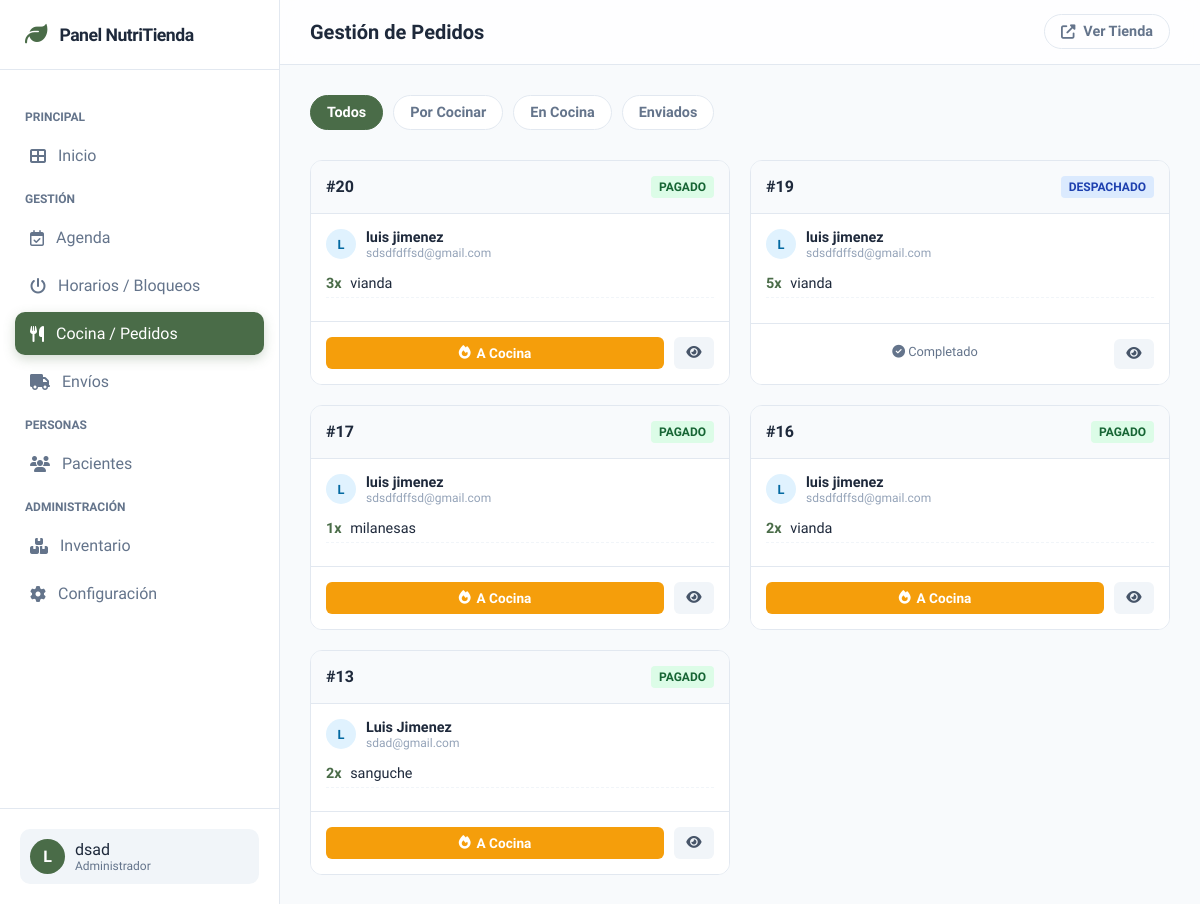
Screenshot of /panel/cocina/ (signed in) with the database file from the repository.
### carrito/models.py (models this page shows, shortened)
class Pedido(models.Model):
    ESTADOS_PEDIDO = (
        ('pendiente', 'Pendiente de Pago'),
        ('pagado', 'Pagado'),
        ('en_preparacion', 'En Preparación'),
        ('despachado', 'Despachado'),
        ('cancelado', 'Cancelado'),
    )
    cliente = models.ForeignKey(User, on_delete=models.SET_NULL, null=True, blank=True)
    fecha_creacion = models.DateTimeField(auto_now_add=True)
    total = models.DecimalField(max_digits=10, decimal_places=2, help_text="Total final (Subtotal + Envío)")
    costo_envio = models.DecimalField(max_digits=10, decimal_places=2, default=0)
    metodo_envio_elegido = models.CharField(max_length=100, blank=True, null=True, default="Retiro")
    estado = models.CharField(max_length=20, choices=ESTADOS_PEDIDO, default='pendiente')
    direccion_envio = models.CharField(max_length=255, null=True, blank=True)
    ciudad_envio = models.CharField(max_length=100, null=True, blank=True)
    codigo_postal_envio = models.CharField(max_length=10, null=True, blank=True)
    telefono_contacto = models.CharField(max_length=20, null=True, blank=True)
    codigo_seguimiento = models.CharField(max_length=100, blank=True, null=True, help_text="Código de seguimiento manual")
    class Meta:
        verbose_name = "Pedido"
        verbose_name_plural = "Pedidos"

class ItemPedido(models.Model):
    pedido = models.ForeignKey(Pedido, related_name='items', on_delete=models.CASCADE)
    producto = models.ForeignKey(Producto, on_delete=models.SET_NULL, null=True)
    cantidad = models.PositiveIntegerField()
    precio_unitario = models.DecimalField(max_digits=10, decimal_places=2)

### productos/models.py (models this page shows, shortened)
class Producto(models.Model):
    nombre = models.CharField(max_length=100)
    categoria = models.ForeignKey(Categoria, on_delete=models.SET_NULL, null=True, blank=True)
    descripcion = models.TextField(blank=True, null=True)
    precio = models.DecimalField(max_digits=10, decimal_places=2)
    imagen = ProcessedImageField(
        upload_to='productos/',
        processors=[Transpose(), ResizeToFit(width=1024, height=1024)],
        format='WEBP',
        options={'quality': 85},
        blank=True, null=True
    )
    stock = models.PositiveIntegerField(default=0, help_text="Cantidad disponible en inventario")
    disponible = models.BooleanField(default=True)
    destacado = models.BooleanField(default=False)
    es_vegetariano = models.BooleanField(default=False, verbose_name="Apto Vegetariano")
    es_vegano = models.BooleanField(default=False, verbose_name="Apto Vegano")
    es_sin_tacc = models.BooleanField(default=False, verbose_name="Apto Celíaco (Sin TACC)")
    favoritos = models.ManyToManyField(User, related_name='productos_favoritos', blank=True)

### panel_gestor/views.py (the view)
# urls.py: path('cocina/', views.cocina_panel, name='panel_cocina'),
@staff_member_required
def cocina_panel(request):
    estado_filter = request.GET.get('estado')
    if estado_filter:
        pedidos = Pedido.objects.filter(estado=estado_filter).order_by('-fecha_creacion')
    else:
        pedidos = Pedido.objects.filter(
            estado__in=['pagado', 'en_preparacion', 'despachado']
        ).order_by('-fecha_creacion')
    context = {
        'pedidos': pedidos,
        'estado_actual': estado_filter,
    }
    return render(request, 'panel_gestor/cocina.html', context)

### configuracion/context_processors.py (called while the page is built)
def apariencia_context(request):
    config = AparienciaConfig.objects.first()
    if not config:
        config_data = {
            'logo_sitio': None,
            'color_fondo_body': '#ECF0E5',
            'navbar_color_fondo': '#FFFFFF',
            'navbar_color_enlaces': '#555555',
            'boton_color_principal_fondo': '#78857A',
            'boton_color_principal_texto': '#FFFFFF',
            'boton_color_principal_hover': '#647066',
            'boton_color_secundario_borde': '#78857A',
             'color_carrito_activo': '#E74C3C',
        }
    else:
        config_data = config
    return {'apariencia_config': config_data}

### templates/panel_gestor/cocina.html (shortened to what this page needs)
{% extends 'panel_gestor/base_panel.html' %}
{% load static %}
{% block title %}Gestión de Pedidos{% endblock %}
{% block panel_content %}
    <div class="filters-bar">
        <a href="{% url 'panel_cocina' %}" class="filter-btn {% if not estado_actual %}active{% endif %}">Todos</a>
        <a href="?estado=pagado" class="filter-btn {% if estado_actual == 'pagado' %}active{% endif %}">Por Cocinar</a>
        <a href="?estado=en_preparacion" class="filter-btn {% if estado_actual == 'en_preparacion' %}active{% endif %}">En Cocina</a>
        <a href="?estado=despachado" class="filter-btn {% if estado_actual == 'despachado' %}active{% endif %}">Enviados</a>
    </div>
    <div class="pedidos-grid">
        {% for pedido in pedidos %}
        <div class="pedido-card">
            <div class="card-header-p">
                <span class="pedido-id">#{{ pedido.id }}</span>
                <span class="status-badge st-{{ pedido.estado }}">
                    {% if pedido.estado == 'pagado' %}Pagado{% elif pedido.estado == 'en_preparacion' %}Cocinando{% else %}{{ pedido.get_estado_display }}{% endif %}
                </span>
            </div>
            <div class="card-body-p">
                <div class="cliente-info">
                    <div class="avatar-mini">
                        {{ pedido.cliente.first_name|default:pedido.cliente.username|slice:":1"|upper }}
                    </div>
                    <div>
                        <div style="font-weight: 600; font-size: 0.9rem;">
                            {{ pedido.cliente.first_name }} {{ pedido.cliente.last_name }}
                        </div>
                        <div style="font-size: 0.75rem; color: #94a3b8;">{{ pedido.cliente.email }}</div>
                    </div>
                </div>
                <ul class="items-list">
                    {% for item in pedido.items.all %}
                    <li class="item-row">
                        <span><span class="item-cant">{{ item.cantidad }}x</span> {{ item.producto.nombre }}</span>
                    </li>
                    {% endfor %}
                </ul>
            </div>
            <div class="card-footer-p">
                <div class="actions-row">
                    {% if pedido.estado == 'pagado' %}
                        <a href="{% url 'cambiar_estado_pedido' pedido.id 'en_preparacion' %}" class="btn-action btn-cocinar">
                            <i class="fas fa-fire"></i> A Cocina
                        </a>
                    {% elif pedido.estado == 'en_preparacion' %}
                        <a href="{% url 'cambiar_estado_pedido' pedido.id 'despachado' %}" class="btn-action btn-despachar">
                            <i class="fas fa-box-open"></i> Despachar
                        </a>
                    {% elif pedido.estado == 'despachado' %}
                         <span style="font-size: 0.8rem; color: #64748b; width: 100%; text-align: center; padding: 5px;">
                            <i class="fas fa-check-circle"></i> Completado
                         </span>
                    {% endif %}
                    <button type="button"
                            class="btn-action btn-ver"
                            data-id="{{ pedido.id }}"
                            onclick="abrirModalDetalle(this)"
                            title="Ver Detalle Completo">
                        <i class="fas fa-eye"></i>
                    </button>
                </div>
            </div>
        </div>
        {% empty %}
        <div style="grid-column: 1 / -1; text-align: center; padding: 50px; color: #94a3b8;">
            <i class="fas fa-check-circle" style="font-size: 3rem; margin-bottom: 10px; opacity: 0.5;"></i>
            <p>¡Todo listo! No hay pedidos pendientes en esta categoría.</p>
        </div>
        {% endfor %}
    </div>
{% endblock %}

### templates/panel_gestor/base_panel.html (shortened to what this page needs)
{% load static %}
<!DOCTYPE html>
<html lang="es">
<head>
    <link rel="stylesheet" href="https://cdnjs.cloudflare.com/ajax/libs/font-awesome/6.4.0/css/all.min.css">
</head>
<body>
    <nav class="sidebar" id="sidebar">
        <div class="sidebar-header">
            <i class="fas fa-leaf logo-icon"></i>
            <span class="logo-text">Panel NutriTienda</span>
        </div>
        <div class="sidebar-menu">
            <span class="menu-label">Principal</span>
            <a href="{% url 'panel_home' %}" class="menu-item {% if request.resolver_match.url_name == 'panel_home' %}active{% endif %}">
                <i class="fas fa-th-large"></i> Inicio
            </a>
            <span class="menu-label">Gestión</span>
            <a href="{% url 'panel_agenda' %}" class="menu-item {% if request.resolver_match.url_name == 'panel_agenda' %}active{% endif %}">
                <i class="far fa-calendar-check"></i> Agenda
            </a>
            <a href="{% url 'panel_bloqueos' %}" class="menu-item {% if request.resolver_match.url_name == 'panel_bloqueos' %}active{% endif %}">
                <i class="fas fa-power-off"></i> Horarios / Bloqueos
            </a>
            <a href="{% url 'panel_cocina' %}" class="menu-item {% if request.resolver_match.url_name == 'panel_cocina' %}active{% endif %}">
                <i class="fas fa-utensils"></i> Cocina / Pedidos
            </a>
            <a href="{% url 'panel_envios' %}" class="menu-item {% if request.resolver_match.url_name == 'panel_envios' %}active{% endif %}">
                <i class="fas fa-truck"></i> Envíos
            </a>
            <span class="menu-label">Personas</span>
            <a href="{% url 'panel_pacientes' %}" class="menu-item {% if 'paciente' in request.resolver_match.url_name %}active{% endif %}">
                <i class="fas fa-users"></i> Pacientes
            </a>
            <span class="menu-label">Administración</span>
            <a href="{% url 'panel_inventario' %}" class="menu-item {% if 'inventario' in request.resolver_match.url_name %}active{% endif %}">
                <i class="fas fa-boxes"></i> Inventario
            </a>
            <a href="{% url 'panel_configuracion' %}" class="menu-item {% if request.resolver_match.url_name == 'panel_configuracion' %}active{% endif %}">
                <i class="fas fa-cog"></i> Configuración
            </a>
        </div>
        <div class="sidebar-footer">
            <div class="user-profile">
                <div class="user-avatar">{{ user.username|make_list|first|upper }}</div>
                <div class="user-info">
                    <span>{{ user.first_name|default:user.username }}</span>
                    <small>Administrador</small>
                </div>
            </div>
        </div>
    </nav>
    <div class="main-wrapper">
        <header class="top-bar">
            <div style="display:flex; align-items:center;">
                <h2 class="page-title">{% block title %}Resumen{% endblock %}</h2>
            </div>
            <a href="{% url 'inicio' %}" class="btn-back-store" target="_blank">
                <i class="fas fa-external-link-alt"></i> Ver Tienda
            </a>
        </header>
        <div class="content-scroll">
            {% block panel_content %}{% endblock %}
        </div>
    </div>
</body>
</html>

### templates/panel_gestor/base_panel.html (style rules this page uses)
:root { --bg-body: #f8fafc; --bg-sidebar: #ffffff; --text-main: #1e293b; --text-muted: #64748b; --brand-color: #4A6C48; --brand-light: #e6f0e6; --border-color: #e2e8f0; --shadow-sm: 0 1px 3px rgba(0,0,0,0.1); --shadow-md: 0 4px 6px -1px rgba(0,0,0,0.1), 0 2px 4px -1px rgba(0,0,0,0.06); --transition: all 0.3s cubic-bezier(0.4, 0, 0.2, 1); }
* { box-sizing: border-box; }
body { margin: 0; font-family: 'Plus Jakarta Sans', sans-serif; background: var(--bg-body); color: var(--text-main); display: flex; height: 100vh; overflow: hidden; }
.sidebar { width: 280px; background: var(--bg-sidebar); border-right: 1px solid var(--border-color); display: flex; flex-direction: column; flex-shrink: 0; transition: var(--transition); z-index: 50; }
.sidebar-header { height: 70px; padding: 0 25px; display: flex; align-items: center; gap: 12px; border-bottom: 1px solid var(--border-color); }
.logo-text { font-size: 1.1rem; font-weight: 700; color: var(--text-main); letter-spacing: -0.5px; }
.logo-icon { color: var(--brand-color); font-size: 1.4rem; }
.sidebar-menu { flex: 1; padding: 25px 15px; overflow-y: auto; }
.menu-label { font-size: 0.75rem; text-transform: uppercase; color: var(--text-muted); font-weight: 700; padding: 0 10px 10px; margin-top: 15px; display: block; }
.menu-item { display: flex; align-items: center; gap: 12px; padding: 12px 15px; color: var(--text-muted); text-decoration: none; border-radius: 10px; margin-bottom: 5px; font-weight: 500; transition: var(--transition); }
.menu-item.active { background: var(--brand-color); color: white; box-shadow: 0 4px 12px rgba(74, 108, 72, 0.25); }
.sidebar-footer { padding: 20px; border-top: 1px solid var(--border-color); }
.user-profile { display: flex; align-items: center; gap: 10px; padding: 10px; border-radius: 10px; background: #f1f5f9; }
.user-avatar { width: 35px; height: 35px; background: var(--brand-color); color: white; border-radius: 50%; display: flex; align-items: center; justify-content: center; font-weight: bold; }
.user-info small { display: block; color: var(--text-muted); font-size: 0.75rem; }
.main-wrapper { flex: 1; display: flex; flex-direction: column; overflow: hidden; position: relative; }
.top-bar { height: 70px; background: rgba(255,255,255,0.8); backdrop-filter: blur(10px); border-bottom: 1px solid var(--border-color); display: flex; justify-content: space-between; align-items: center; padding: 0 30px; position: sticky; top: 0; z-index: 40; }
.page-title { font-size: 1.25rem; font-weight: 700; margin: 0; }
.btn-back-store { text-decoration: none; font-size: 0.9rem; font-weight: 600; color: var(--text-muted); display: flex; align-items: center; gap: 8px; padding: 8px 16px; border-radius: 50px; border: 1px solid var(--border-color); transition: var(--transition); }
.content-scroll { padding: 30px; overflow-y: auto; height: 100%; }

### rows the page displays
Pedido: id "20", estado "PAGADO", cliente.first_name "L", cliente.first_name "luis", cliente.last_name "jimenez", cliente.email "sdsdfdffsd@gmail.com"
ItemPedido: cantidad "3", producto.nombre "vianda"
Pedido: id "19", estado "DESPACHADO", cliente.first_name "L", cliente.first_name "luis", cliente.last_name "jimenez", cliente.email "sdsdfdffsd@gmail.com", shows "Completado"
ItemPedido: cantidad "5", producto.nombre "vianda"
Pedido: id "17", estado "PAGADO", cliente.first_name "L", cliente.first_name "luis", cliente.last_name "jimenez", cliente.email "sdsdfdffsd@gmail.com"
ItemPedido: cantidad "1", producto.nombre "milanesas"
Pedido: id "16", estado "PAGADO", cliente.first_name "L", cliente.first_name "luis", cliente.last_name "jimenez", cliente.email "sdsdfdffsd@gmail.com"
ItemPedido: cantidad "2", producto.nombre "vianda"
Pedido: id "13", estado "PAGADO", cliente.first_name "L", cliente.first_name "Luis", cliente.last_name "Jimenez", cliente.email "sdad@gmail.com"
ItemPedido: cantidad "2", producto.nombre "sanguche"

### other values shown
{{ user.username|make_list|first|upper }} "L"
{{ user.first_name|default:user.username }} "dsad"
